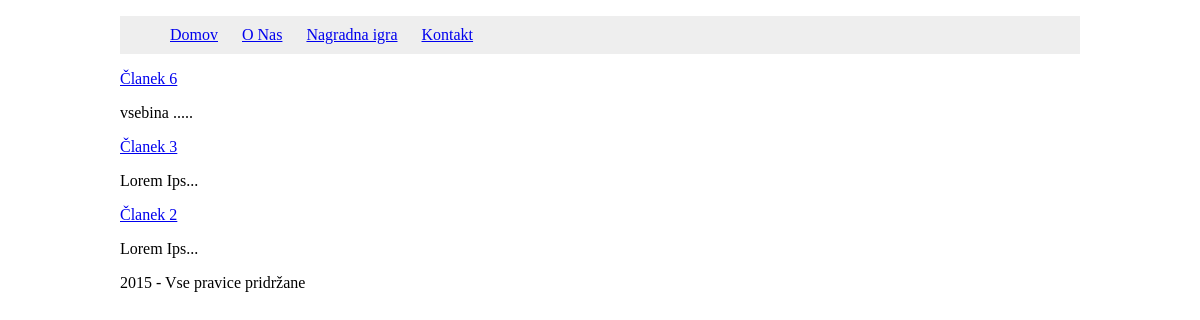
The page / on the database its author committed.
### tables this page shows
CREATE TABLE `clanki` (
  `id` int(11) NOT NULL,
  `datum` timestamp NOT NULL DEFAULT CURRENT_TIMESTAMP,
  `naslov` varchar(255) NOT NULL,
  `vsebina` text NOT NULL
);

### skripte/ez_sql_mysql.php (called while the page is built, shortened)
<?php
	$ezsql_mysql_str = array
	(
		1 => 'Require $dbuser and $dbpassword to connect to a database server',
		2 => 'Error establishing mySQL database connection. Correct user/password? Correct hostname? Database server running?',
		3 => 'Require $dbname to select a database',
		4 => 'mySQL database connection is not active',
		5 => 'Unexpected error while trying to select database'
	);
	class ezSQL_mysql extends ezSQLcore
	{
		var $encoding = false;
		function ezSQL_mysql($dbuser='', $dbpassword='', $dbname='', $dbhost='localhost', $encoding='')
		{
			$this->dbuser = $dbuser;
			$this->dbpassword = $dbpassword;
			$this->dbname = $dbname;
			$this->dbhost = $dbhost;
			$this->encoding = $encoding;
		}
		function connect($dbuser='', $dbpassword='', $dbhost='localhost')
		{
			global $ezsql_mysql_str; $return_val = false;
			if ( ! $dbuser )
			{
				$this->register_error($ezsql_mysql_str[1].' in '.__FILE__.' on line '.__LINE__);
				$this->show_errors ? trigger_error($ezsql_mysql_str[1],E_USER_WARNING) : null;
			}
			else if ( ! $this->dbh = @mysql_connect($dbhost,$dbuser,$dbpassword,true,131074) )
			{
				$this->register_error($ezsql_mysql_str[2].' in '.__FILE__.' on line '.__LINE__);
				$this->show_errors ? trigger_error($ezsql_mysql_str[2],E_USER_WARNING) : null;
			}
			else
			{
				$return_val = true;
			}
			return $return_val;
		}
		function select($dbname='', $encoding='')
		{
			global $ezsql_mysql_str; $return_val = false;
			if ( ! $dbname )
			{
				$this->register_error($ezsql_mysql_str[3].' in '.__FILE__.' on line '.__LINE__);
				$this->show_errors ? trigger_error($ezsql_mysql_str[3],E_USER_WARNING) : null;
			}
			else if ( ! $this->dbh )
			{
				$this->register_error($ezsql_mysql_str[4].' in '.__FILE__.' on line '.__LINE__);
				$this->show_errors ? trigger_error($ezsql_mysql_str[4],E_USER_WARNING) : null;
			}
			else if ( !@mysql_select_db($dbname,$this->dbh) )
			{
				if ( !$str = @mysql_error($this->dbh))
					  $str = $ezsql_mysql_str[5];
				$this->register_error($str.' in '.__FILE__.' on line '.__LINE__);
				$this->show_errors ? trigger_error($str,E_USER_WARNING) : null;
			}
			else
			{
				if ( $encoding == '') $encoding = $this->encoding;
				$return_val = true;
			}
			return $return_val;
		}
		function query($query)
		{
			$return_val = 0;
			$query = trim($query);
			$this->result = @mysql_query($query,$this->dbh);
			if ( preg_match("/^(insert|delete|update|replace|truncate|drop|create|alter|set|lock|unlock)\s+/i",$query) )
			{
				$is_insert = true;
				$this->rows_affected = @mysql_affected_rows($this->dbh);
				if ( preg_match("/^(insert|replace)\s+/i",$query) )
				{
					$this->insert_id = @mysql_insert_id($this->dbh);
				}
				$return_val = $this->rows_affected;
			}
			else
			{
				$is_insert = false;
				$i=0;
				$num_rows=0;
				while ( $row = @mysql_fetch_object($this->result) )
				{
					$num_rows++;
				}
				$this->num_rows = $num_rows;
				$return_val = $this->num_rows;
			}
			return $return_val;
		}
	}

### skripte/ez_sql_core.php (called while the page is built, shortened)
<?php
	class ezSQLcore
	{
		var $timers           = array();
		function flush()
		{
			$this->last_result = null;
		}
		function get_results($query=null, $output = OBJECT)
		{
			if ( $query )
			{
				$this->query($query);
			}
			if ( $output == OBJECT )
			{
				return $this->last_result;
			}
		}
		function timer_get_cur()
		{
			list($usec, $sec) = explode(" ",microtime());
			return ((float)$usec + (float)$sec);
		}
		function timer_start($timer_name)
		{
			$this->timers[$timer_name] = $this->timer_get_cur();
		}
		function timer_elapsed($timer_name)
		{
			return round($this->timer_get_cur() - $this->timers[$timer_name],2);
		}
	}

### index.php (the view)
<?php require_once('header.php'); ?>
<?php
    $clanki = $db->get_results("SELECT * FROM clanki ORDER BY datum DESC LIMIT 3");
?>
        <div class="content blog">
			<?php foreach ($clanki as $clanek) {
				echo '<a href="clanek.php?id='.$clanek->id.'">'.$clanek->naslov.'</a>';
				echo "<p>".substr($clanek->vsebina, 0, 12)."...</p>";
			} ?>
        </div>
<?php require_once('footer.php'); ?>

### header.php (shortened to what this page needs)
<?php
require_once('skripte/ez_sql_core.php');
require_once('skripte/ez_sql_mysql.php');
$db = new ezSQL_mysql('root','baze','sn_spletka','localhost');
?>
<!DOCTYPE html>
<html lang="en">
<head>
    <link rel="stylesheet" href="stil.css">
</head>
<body>
    <div class="container">
        <nav>
            <ul>
                <li><a href="index.php">Domov</a></li>
                <li><a href="o-nas.php">O Nas</a></li>
				<li><a href="igra.php">Nagradna igra</a></li>
                <li><a href="kontakt.php">Kontakt</a></li>
            </ul>
        </nav>

### footer.php
		<footer><?php echo date('Y');?> - Vse pravice pridržane</footer>
    </div>
</body>
</html>

### stil.css (style rules this page uses)
.container { width: 960px; margin: 0 auto; }
nav { background-color: #eee; }
nav li { display: inline-block; }
nav li a { display: block; padding: 10px; }

### rows shown on the page
clanki: naslov "Članek 6", vsebina "vsebina .."
clanki: naslov "Članek 3", vsebina "Lorem Ips"
clanki: naslov "Članek 2", vsebina "Lorem Ips"
